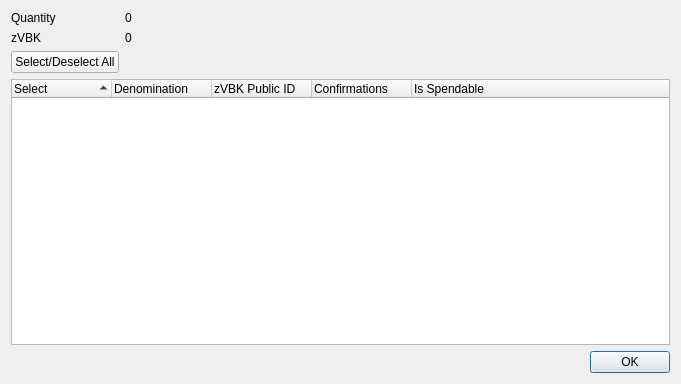
<?xml version="1.0" encoding="UTF-8"?>
<ui version="4.0">
 <class>ZVBKControlDialog</class>
 <widget class="QDialog" name="ZVBKControlDialog">
  <property name="geometry">
   <rect>
    <x>0</x>
    <y>0</y>
    <width>681</width>
    <height>384</height>
   </rect>
  </property>
  <property name="minimumSize">
   <size>
    <width>681</width>
    <height>384</height>
   </size>
  </property>
  <property name="windowTitle">
   <string>Select zVBK to Spend</string>
  </property>
  <layout class="QGridLayout" name="gridLayout">
   <item row="0" column="0">
    <layout class="QFormLayout" name="formLayout">
     <property name="sizeConstraint">
      <enum>QLayout::SetDefaultConstraint</enum>
     </property>
     <item row="0" column="0">
      <widget class="QLabel" name="labelQuantity">
       <property name="text">
        <string>Quantity</string>
       </property>
      </widget>
     </item>
     <item row="0" column="1">
      <widget class="QLabel" name="labelQuantity_int">
       <property name="text">
        <string>0</string>
       </property>
      </widget>
     </item>
     <item row="1" column="0">
      <widget class="QLabel" name="labelZVBK">
       <property name="text">
        <string>zVBK</string>
       </property>
      </widget>
     </item>
     <item row="1" column="1">
      <widget class="QLabel" name="labelZVBK_int">
       <property name="text">
        <string>0</string>
       </property>
      </widget>
     </item>
     <item row="2" column="0">
      <widget class="QPushButton" name="pushButtonAll">
       <property name="text">
        <string>Select/Deselect All</string>
       </property>
      </widget>
     </item>
    </layout>
   </item>
   <item row="1" column="0">
    <layout class="QVBoxLayout" name="verticalLayout">
     <item>
      <widget class="QTreeWidget" name="treeWidget">
       <property name="minimumSize">
        <size>
         <width>0</width>
         <height>250</height>
        </size>
       </property>
       <property name="alternatingRowColors">
        <bool>true</bool>
       </property>
       <property name="sortingEnabled">
        <bool>true</bool>
       </property>
       <property name="columnCount">
        <number>5</number>
       </property>
       <attribute name="headerDefaultSectionSize">
        <number>100</number>
       </attribute>
       <column>
        <property name="text">
         <string notr="true">Select</string>
        </property>
       </column>
       <column>
        <property name="text">
         <string notr="true">Denomination</string>
        </property>
       </column>
       <column>
        <property name="text">
         <string notr="true">zVBK Public ID</string>
        </property>
       </column>
       <column>
        <property name="text">
         <string notr="true">Confirmations</string>
        </property>
       </column>
       <column>
        <property name="text">
         <string>Is Spendable</string>
        </property>
       </column>
      </widget>
     </item>
     <item>
      <widget class="QDialogButtonBox" name="buttonBox">
       <property name="orientation">
        <enum>Qt::Horizontal</enum>
       </property>
       <property name="standardButtons">
        <set>QDialogButtonBox::Ok</set>
       </property>
      </widget>
     </item>
    </layout>
   </item>
  </layout>
 </widget>
 <resources/>
 <connections>
  <connection>
   <sender>buttonBox</sender>
   <signal>accepted()</signal>
   <receiver>ZVBKControlDialog</receiver>
   <slot>accept()</slot>
   <hints>
    <hint type="sourcelabel">
     <x>248</x>
     <y>254</y>
    </hint>
    <hint type="destinationlabel">
     <x>157</x>
     <y>274</y>
    </hint>
   </hints>
  </connection>
  <connection>
   <sender>buttonBox</sender>
   <signal>rejected()</signal>
   <receiver>ZVBKControlDialog</receiver>
   <slot>reject()</slot>
   <hints>
    <hint type="sourcelabel">
     <x>316</x>
     <y>260</y>
    </hint>
    <hint type="destinationlabel">
     <x>286</x>
     <y>274</y>
    </hint>
   </hints>
  </connection>
 </connections>
</ui>
